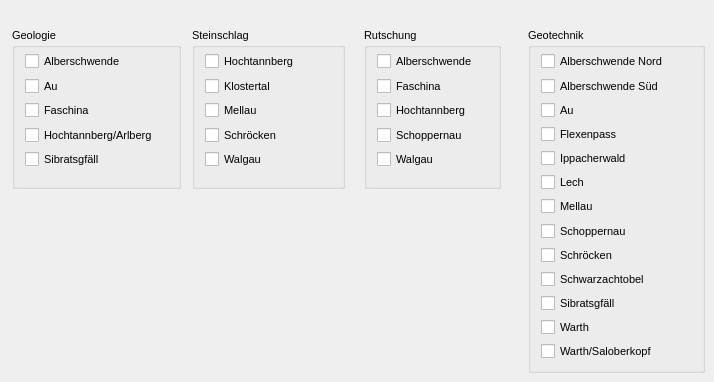
   <widget class="QWidget" name="tab_4">
    <attribute name="title">
     <string>Georisiko-Karten (AGK)</string>
    </attribute>
    <widget class="QGroupBox" name="groupBox_4">
     <property name="geometry">
      <rect>
       <x>12</x>
       <y>28</y>
       <width>169</width>
       <height>161</height>
      </rect>
     </property>
     <property name="font">
      <font>
       <pointsize>8</pointsize>
      </font>
     </property>
     <property name="title">
      <string>Geologie</string>
     </property>
     <widget class="QGroupBox" name="groupBox_5">
      <property name="geometry">
       <rect>
        <x>208</x>
        <y>168</y>
        <width>213</width>
        <height>169</height>
       </rect>
      </property>
      <property name="font">
       <font>
        <pointsize>10</pointsize>
       </font>
      </property>
      <property name="title">
       <string>Geologie</string>
      </property>
      <widget class="QCheckBox" name="checkBox_55">
       <property name="geometry">
        <rect>
         <x>13</x>
         <y>24</y>
         <width>257</width>
         <height>20</height>
        </rect>
       </property>
       <property name="font">
        <font>
         <pointsize>10</pointsize>
        </font>
       </property>
       <property name="text">
        <string>Alberschwende</string>
       </property>
      </widget>
      <widget class="QCheckBox" name="checkBox_56">
       <property name="geometry">
        <rect>
         <x>13</x>
         <y>48</y>
         <width>165</width>
         <height>20</height>
        </rect>
       </property>
       <property name="font">
        <font>
         <pointsize>10</pointsize>
        </font>
       </property>
       <property name="text">
        <string>Au</string>
       </property>
      </widget>
      <widget class="QCheckBox" name="checkBox_57">
       <property name="geometry">
        <rect>
         <x>13</x>
         <y>72</y>
         <width>219</width>
         <height>20</height>
        </rect>
       </property>
       <property name="font">
        <font>
         <pointsize>10</pointsize>
        </font>
       </property>
       <property name="text">
        <string>Faschina</string>
       </property>
      </widget>
      <widget class="QCheckBox" name="checkBox_58">
       <property name="geometry">
        <rect>
         <x>13</x>
         <y>96</y>
         <width>180</width>
         <height>20</height>
        </rect>
       </property>
       <property name="font">
        <font>
         <pointsize>10</pointsize>
        </font>
       </property>
       <property name="text">
        <string>Hochtannberg/Arlberg</string>
       </property>
      </widget>
      <widget class="QCheckBox" name="checkBox_59">
       <property name="geometry">
        <rect>
         <x>13</x>
         <y>120</y>
         <width>209</width>
         <height>20</height>
        </rect>
       </property>
       <property name="font">
        <font>
         <pointsize>10</pointsize>
        </font>
       </property>
       <property name="text">
        <string>Sibratsgfaell</string>
       </property>
      </widget>
     </widget>
     <widget class="QWidget" name="layoutWidget">
      <property name="geometry">
       <rect>
        <x>13</x>
        <y>24</y>
        <width>133</width>
        <height>116</height>
       </rect>
      </property>
      <layout class="QVBoxLayout" name="verticalLayout_3">
       <item>
        <widget class="QCheckBox" name="checkBox_50">
         <property name="font">
          <font>
           <pointsize>8</pointsize>
          </font>
         </property>
         <property name="text">
          <string>Alberschwende</string>
         </property>
         <attribute name="buttonGroup">
          <string>checkButtonsGroup4</string>
         </attribute>
        </widget>
       </item>
       <item>
        <widget class="QCheckBox" name="checkBox_51">
         <property name="font">
          <font>
           <pointsize>8</pointsize>
          </font>
         </property>
         <property name="text">
          <string>Au</string>
         </property>
         <attribute name="buttonGroup">
          <string>checkButtonsGroup4</string>
         </attribute>
        </widget>
       </item>
       <item>
        <widget class="QCheckBox" name="checkBox_52">
         <property name="font">
          <font>
           <pointsize>8</pointsize>
          </font>
         </property>
         <property name="text">
          <string>Faschina</string>
         </property>
         <attribute name="buttonGroup">
          <string>checkButtonsGroup4</string>
         </attribute>
        </widget>
       </item>
       <item>
        <widget class="QCheckBox" name="checkBox_53">
         <property name="font">
          <font>
           <pointsize>8</pointsize>
          </font>
         </property>
         <property name="text">
          <string>Hochtannberg/Arlberg</string>
         </property>
         <attribute name="buttonGroup">
          <string>checkButtonsGroup4</string>
         </attribute>
        </widget>
       </item>
       <item>
        <widget class="QCheckBox" name="checkBox_54">
         <property name="font">
          <font>
           <pointsize>8</pointsize>
          </font>
         </property>
         <property name="text">
          <string>Sibratsgfäll</string>
         </property>
         <attribute name="buttonGroup">
          <string>checkButtonsGroup4</string>
         </attribute>
        </widget>
       </item>
      </layout>
     </widget>
    </widget>
    <widget class="QGroupBox" name="groupBox_6">
     <property name="geometry">
      <rect>
       <x>364</x>
       <y>28</y>
       <width>137</width>
       <height>161</height>
      </rect>
     </property>
     <property name="font">
      <font>
       <pointsize>8</pointsize>
      </font>
     </property>
     <property name="title">
      <string>Rutschung</string>
     </property>
     <widget class="QGroupBox" name="groupBox_7">
      <property name="geometry">
       <rect>
        <x>208</x>
        <y>168</y>
        <width>213</width>
        <height>169</height>
       </rect>
      </property>
      <property name="font">
       <font>
        <pointsize>10</pointsize>
       </font>
      </property>
      <property name="title">
       <string>Geologie</string>
      </property>
      <widget class="QCheckBox" name="checkBox_65">
       <property name="geometry">
        <rect>
         <x>13</x>
         <y>24</y>
         <width>257</width>
         <height>20</height>
        </rect>
       </property>
       <property name="font">
        <font>
         <pointsize>10</pointsize>
        </font>
       </property>
       <property name="text">
        <string>Alberschwende</string>
       </property>
      </widget>
      <widget class="QCheckBox" name="checkBox_66">
       <property name="geometry">
        <rect>
         <x>13</x>
         <y>48</y>
         <width>165</width>
         <height>20</height>
        </rect>
       </property>
       <property name="font">
        <font>
         <pointsize>10</pointsize>
        </font>
       </property>
       <property name="text">
        <string>Au</string>
       </property>
      </widget>
      <widget class="QCheckBox" name="checkBox_67">
       <property name="geometry">
        <rect>
         <x>13</x>
         <y>72</y>
         <width>219</width>
         <height>20</height>
        </rect>
       </property>
       <property name="font">
        <font>
         <pointsize>10</pointsize>
        </font>
       </property>
       <property name="text">
        <string>Faschina</string>
       </property>
      </widget>
      <widget class="QCheckBox" name="checkBox_68">
       <property name="geometry">
        <rect>
         <x>13</x>
         <y>96</y>
         <width>180</width>
         <height>20</height>
        </rect>
       </property>
       <property name="font">
        <font>
         <pointsize>10</pointsize>
        </font>
       </property>
       <property name="text">
        <string>Hochtannberg/Arlberg</string>
       </property>
      </widget>
      <widget class="QCheckBox" name="checkBox_69">
       <property name="geometry">
        <rect>
         <x>13</x>
         <y>120</y>
         <width>209</width>
         <height>20</height>
        </rect>
       </property>
       <property name="font">
        <font>
         <pointsize>10</pointsize>
        </font>
       </property>
       <property name="text">
        <string>Sibratsgfaell</string>
       </property>
      </widget>
     </widget>
     <widget class="QWidget" name="layoutWidget">
      <property name="geometry">
       <rect>
        <x>13</x>
        <y>24</y>
        <width>99</width>
        <height>116</height>
       </rect>
      </property>
      <layout class="QVBoxLayout" name="verticalLayout_4">
       <item>
        <widget class="QCheckBox" name="checkBox_60">
         <property name="font">
          <font>
           <pointsize>8</pointsize>
          </font>
         </property>
         <property name="text">
          <string>Alberschwende</string>
         </property>
         <attribute name="buttonGroup">
          <string>checkButtonsGroup4</string>
         </attribute>
        </widget>
       </item>
       <item>
        <widget class="QCheckBox" name="checkBox_61">
         <property name="font">
          <font>
           <pointsize>8</pointsize>
          </font>
         </property>
         <property name="text">
          <string>Faschina</string>
         </property>
         <attribute name="buttonGroup">
          <string>checkButtonsGroup4</string>
         </attribute>
        </widget>
       </item>
       <item>
        <widget class="QCheckBox" name="checkBox_62">
         <property name="font">
          <font>
           <pointsize>8</pointsize>
          </font>
         </property>
         <property name="text">
          <string>Hochtannberg</string>
         </property>
         <attribute name="buttonGroup">
          <string>checkButtonsGroup4</string>
         </attribute>
        </widget>
       </item>
       <item>
        <widget class="QCheckBox" name="checkBox_63">
         <property name="font">
          <font>
           <pointsize>8</pointsize>
          </font>
         </property>
         <property name="text">
          <string>Schoppernau</string>
         </property>
         <attribute name="buttonGroup">
          <string>checkButtonsGroup4</string>
         </attribute>
        </widget>
       </item>
       <item>
        <widget class="QCheckBox" name="checkBox_64">
         <property name="font">
          <font>
           <pointsize>8</pointsize>
          </font>
         </property>
         <property name="text">
          <string>Walgau</string>
         </property>
         <attribute name="buttonGroup">
          <string>checkButtonsGroup4</string>
         </attribute>
        </widget>
       </item>
      </layout>
     </widget>
    </widget>
    <widget class="QGroupBox" name="groupBox_8">
     <property name="geometry">
      <rect>
       <x>192</x>
       <y>28</y>
       <width>153</width>
       <height>161</height>
      </rect>
     </property>
     <property name="font">
      <font>
       <pointsize>8</pointsize>
      </font>
     </property>
     <property name="title">
      <string>Steinschlag</string>
     </property>
     <widget class="QGroupBox" name="groupBox_9">
      <property name="geometry">
       <rect>
        <x>208</x>
        <y>168</y>
        <width>213</width>
        <height>169</height>
       </rect>
      </property>
      <property name="font">
       <font>
        <pointsize>10</pointsize>
       </font>
      </property>
      <property name="title">
       <string>Geologie</string>
      </property>
      <widget class="QCheckBox" name="checkBox_75">
       <property name="geometry">
        <rect>
         <x>13</x>
         <y>24</y>
         <width>257</width>
         <height>20</height>
        </rect>
       </property>
       <property name="font">
        <font>
         <pointsize>10</pointsize>
        </font>
       </property>
       <property name="text">
        <string>Alberschwende</string>
       </property>
      </widget>
      <widget class="QCheckBox" name="checkBox_76">
       <property name="geometry">
        <rect>
         <x>13</x>
         <y>48</y>
         <width>165</width>
         <height>20</height>
        </rect>
       </property>
       <property name="font">
        <font>
         <pointsize>10</pointsize>
        </font>
       </property>
       <property name="text">
        <string>Au</string>
       </property>
      </widget>
      <widget class="QCheckBox" name="checkBox_77">
       <property name="geometry">
        <rect>
         <x>13</x>
         <y>72</y>
         <width>219</width>
         <height>20</height>
        </rect>
       </property>
       <property name="font">
        <font>
         <pointsize>10</pointsize>
        </font>
       </property>
       <property name="text">
        <string>Faschina</string>
       </property>
      </widget>
      <widget class="QCheckBox" name="checkBox_78">
       <property name="geometry">
        <rect>
         <x>13</x>
         <y>96</y>
         <width>180</width>
         <height>20</height>
        </rect>
       </property>
       <property name="font">
        <font>
         <pointsize>10</pointsize>
        </font>
       </property>
       <property name="text">
        <string>Hochtannberg/Arlberg</string>
       </property>
      </widget>
      <widget class="QCheckBox" name="checkBox_79">
       <property name="geometry">
        <rect>
         <x>13</x>
         <y>120</y>
         <width>209</width>
         <height>20</height>
        </rect>
       </property>
       <property name="font">
        <font>
         <pointsize>10</pointsize>
        </font>
       </property>
       <property name="text">
        <string>Sibratsgfaell</string>
       </property>
      </widget>
     </widget>
     <widget class="QWidget" name="layoutWidget">
      <property name="geometry">
       <rect>
        <x>13</x>
        <y>24</y>
        <width>94</width>
        <height>116</height>
       </rect>
      </property>
      <layout class="QVBoxLayout" name="verticalLayout_5">
       <item>
        <widget class="QCheckBox" name="checkBox_70">
         <property name="font">
          <font>
           <pointsize>8</pointsize>
          </font>
         </property>
         <property name="text">
          <string>Hochtannberg</string>
         </property>
         <attribute name="buttonGroup">
          <string>checkButtonsGroup4</string>
         </attribute>
        </widget>
       </item>
       <item>
        <widget class="QCheckBox" name="checkBox_71">
         <property name="font">
          <font>
           <pointsize>8</pointsize>
          </font>
         </property>
         <property name="text">
          <string>Klostertal</string>
         </property>
         <attribute name="buttonGroup">
          <string>checkButtonsGroup4</string>
         </attribute>
        </widget>
       </item>
       <item>
        <widget class="QCheckBox" name="checkBox_72">
         <property name="font">
          <font>
           <pointsize>8</pointsize>
          </font>
         </property>
         <property name="text">
          <string>Mellau</string>
         </property>
         <attribute name="buttonGroup">
          <string>checkButtonsGroup4</string>
         </attribute>
        </widget>
       </item>
       <item>
        <widget class="QCheckBox" name="checkBox_73">
         <property name="font">
          <font>
           <pointsize>8</pointsize>
          </font>
         </property>
         <property name="text">
          <string>Schröcken</string>
         </property>
         <attribute name="buttonGroup">
          <string>checkButtonsGroup4</string>
         </attribute>
        </widget>
       </item>
       <item>
        <widget class="QCheckBox" name="checkBox_74">
         <property name="font">
          <font>
           <pointsize>8</pointsize>
          </font>
         </property>
         <property name="text">
          <string>Walgau</string>
         </property>
         <attribute name="buttonGroup">
          <string>checkButtonsGroup4</string>
         </attribute>
        </widget>
       </item>
      </layout>
     </widget>
    </widget>
    <widget class="QGroupBox" name="groupBox_10">
     <property name="geometry">
      <rect>
       <x>528</x>
       <y>28</y>
       <width>177</width>
       <height>345</height>
      </rect>
     </property>
     <property name="font">
      <font>
       <pointsize>8</pointsize>
      </font>
     </property>
     <property name="title">
      <string>Geotechnik</string>
     </property>
     <widget class="QWidget" name="layoutWidget">
      <property name="geometry">
       <rect>
        <x>13</x>
        <y>24</y>
        <width>126</width>
        <height>308</height>
       </rect>
      </property>
      <layout class="QVBoxLayout" name="verticalLayout_2">
       <item>
        <widget class="QCheckBox" name="checkBox_80">
         <property name="font">
          <font>
           <pointsize>8</pointsize>
          </font>
         </property>
         <property name="text">
          <string>Alberschwende Nord</string>
         </property>
         <attribute name="buttonGroup">
          <string>checkButtonsGroup4</string>
         </attribute>
        </widget>
       </item>
       <item>
        <widget class="QCheckBox" name="checkBox_81">
         <property name="font">
          <font>
           <pointsize>8</pointsize>
          </font>
         </property>
         <property name="text">
          <string>Alberschwende Süd</string>
         </property>
         <attribute name="buttonGroup">
          <string>checkButtonsGroup4</string>
         </attribute>
        </widget>
       </item>
       <item>
        <widget class="QCheckBox" name="checkBox_82">
         <property name="font">
          <font>
           <pointsize>8</pointsize>
          </font>
         </property>
         <property name="text">
          <string>Au</string>
         </property>
         <attribute name="buttonGroup">
          <string>checkButtonsGroup4</string>
         </attribute>
        </widget>
       </item>
       <item>
        <widget class="QCheckBox" name="checkBox_83">
         <property name="font">
          <font>
           <pointsize>8</pointsize>
          </font>
         </property>
         <property name="text">
          <string>Flexenpass</string>
         </property>
         <attribute name="buttonGroup">
          <string>checkButtonsGroup4</string>
         </attribute>
        </widget>
       </item>
       <item>
        <widget class="QCheckBox" name="checkBox_84">
         <property name="font">
          <font>
           <pointsize>8</pointsize>
          </font>
         </property>
         <property name="text">
          <string>Ippacherwald</string>
         </property>
         <attribute name="buttonGroup">
          <string>checkButtonsGroup4</string>
         </attribute>
        </widget>
       </item>
       <item>
        <widget class="QCheckBox" name="checkBox_85">
         <property name="font">
          <font>
           <pointsize>8</pointsize>
          </font>
         </property>
         <property name="text">
          <string>Lech</string>
         </property>
         <attribute name="buttonGroup">
          <string>checkButtonsGroup4</string>
         </attribute>
        </widget>
       </item>
       <item>
        <widget class="QCheckBox" name="checkBox_86">
         <property name="font">
          <font>
           <pointsize>8</pointsize>
          </font>
         </property>
         <property name="text">
          <string>Mellau</string>
         </property>
         <attribute name="buttonGroup">
          <string>checkButtonsGroup4</string>
         </attribute>
        </widget>
       </item>
       <item>
        <widget class="QCheckBox" name="checkBox_87">
         <property name="font">
          <font>
           <pointsize>8</pointsize>
          </font>
         </property>
         <property name="text">
          <string>Schoppernau</string>
         </property>
         <attribute name="buttonGroup">
          <string>checkButtonsGroup4</string>
         </attribute>
        </widget>
       </item>
       <item>
        <widget class="QCheckBox" name="checkBox_88">
         <property name="font">
          <font>
           <pointsize>8</pointsize>
          </font>
         </property>
         <property name="text">
          <string>Schröcken</string>
         </property>
         <attribute name="buttonGroup">
          <string>checkButtonsGroup4</string>
         </attribute>
        </widget>
       </item>
       <item>
        <widget class="QCheckBox" name="checkBox_89">
         <property name="font">
          <font>
           <pointsize>8</pointsize>
          </font>
         </property>
         <property name="text">
          <string>Schwarzachtobel</string>
         </property>
         <attribute name="buttonGroup">
          <string>checkButtonsGroup4</string>
         </attribute>
        </widget>
       </item>
       <item>
        <widget class="QCheckBox" name="checkBox_90">
         <property name="font">
          <font>
           <pointsize>8</pointsize>
          </font>
         </property>
         <property name="text">
          <string>Sibratsgfäll</string>
         </property>
         <attribute name="buttonGroup">
          <string>checkButtonsGroup4</string>
         </attribute>
        </widget>
       </item>
       <item>
        <widget class="QCheckBox" name="checkBox_91">
         <property name="font">
          <font>
           <pointsize>8</pointsize>
          </font>
         </property>
         <property name="text">
          <string>Warth</string>
         </property>
         <attribute name="buttonGroup">
          <string>checkButtonsGroup4</string>
         </attribute>
        </widget>
       </item>
       <item>
        <widget class="QCheckBox" name="checkBox_92">
         <property name="font">
          <font>
           <pointsize>8</pointsize>
          </font>
         </property>
         <property name="text">
          <string>Warth/Saloberkopf</string>
         </property>
         <attribute name="buttonGroup">
          <string>checkButtonsGroup4</string>
         </attribute>
        </widget>
       </item>
      </layout>
     </widget>
    </widget>
   </widget>
